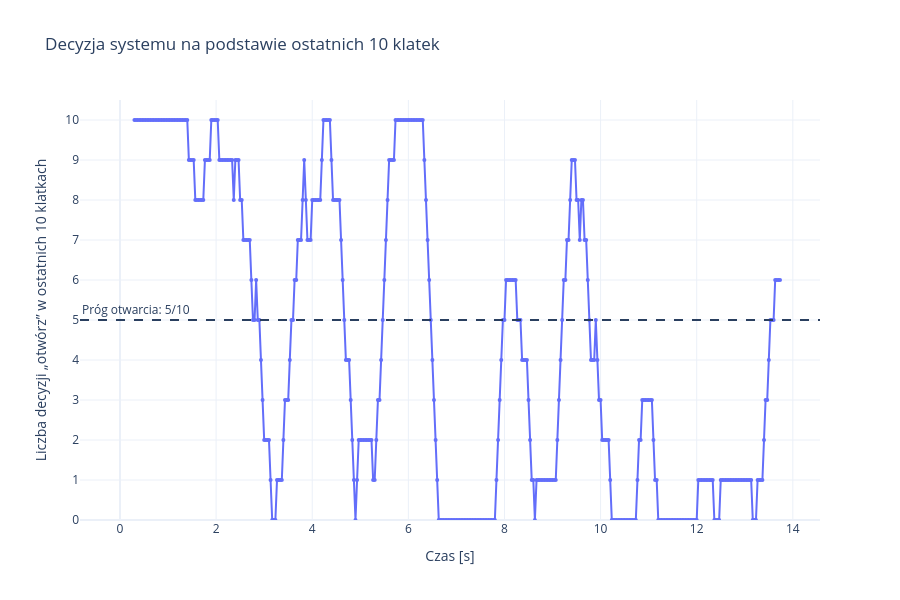

The notebook cell this image was saved under:
### Code cell
fig = go.Figure()


fig.add_trace(
    go.Scatter(
        x=df["czas_s"],
        y=df["otwarcia_ostatnie_10"],
        mode="lines+markers",
        name="Otwarcia w ostatnich 10 klatkach",
        line=dict(width=2),
        marker=dict(size=4),
        hovertemplate=
            "Czas: %{x:.3f} s<br>" +
            "Otwarcia: %{y}/10<extra></extra>"
    )
)


fig.add_hline(
    y=5,
    line_dash="dash",
    line_width=2,
    annotation_text="Próg otwarcia: 5/10",
    annotation_position="top left"
)

fig.update_layout(

    title="Decyzja systemu na podstawie ostatnich 10 klatek",

    xaxis=dict(
        title="Czas [s]"
    ),

    yaxis=dict(
        title="Liczba decyzji „otwórz” w ostatnich 10 klatkach",
        range=[0, 10.5],
        dtick=1
    ),

    template="plotly_white",

    hovermode="x unified",

    height=600
)


fig.show()

### Figure 1 — Plotly figure (JSON) as saved in the notebook; plotly's stock layout.template omitted (floating-point values rounded to 4 significant figures; data arrays with more than 128 entries replaced by an {"elided": "..."} marker saying what was removed)
{"data": [{"hovertemplate": "Czas: %{x:.3f} s<br>Otwarcia: %{y}/10<extra></extra>", "line": {"width": 2}, "marker": {"size": 4}, "mode": "lines+markers", "name": "Otwarcia w ostatnich 10 klatkach", "type": "scatter", "x": {"elided": "413 float values"}, "y": {"elided": "413 float values"}}], "layout": {"annotations": [{"showarrow": false, "text": "Próg otwarcia: 5/10", "x": 0, "xanchor": "left", "xref": "x domain", "y": 5, "yanchor": "bottom", "yref": "y"}], "height": 600, "hovermode": "x unified", "shapes": [{"line": {"dash": "dash", "width": 2}, "type": "line", "x0": 0, "x1": 1, "xref": "x domain", "y0": 5, "y1": 5, "yref": "y"}], "title": {"text": "Decyzja systemu na podstawie ostatnich 10 klatek"}, "xaxis": {"title": {"text": "Czas [s]"}}, "yaxis": {"dtick": 1, "range": [0, 10.5], "title": {"text": "Liczba decyzji „otwórz” w ostatnich 10 klatkach"}}}}
